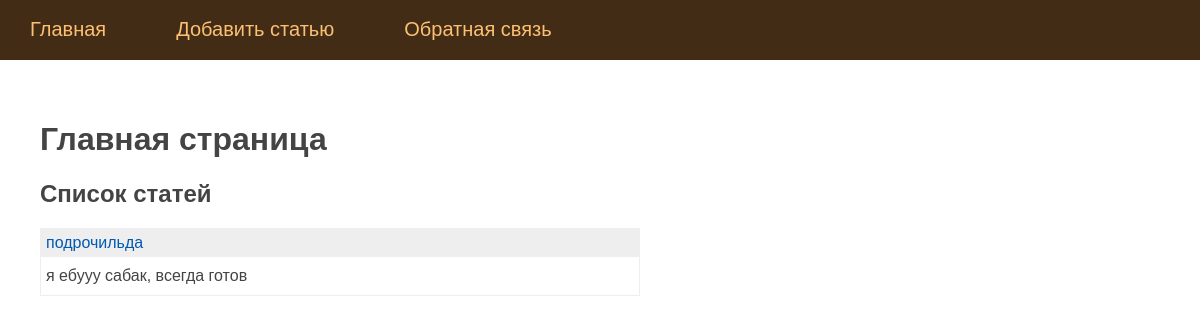
Before: / with the older database file.
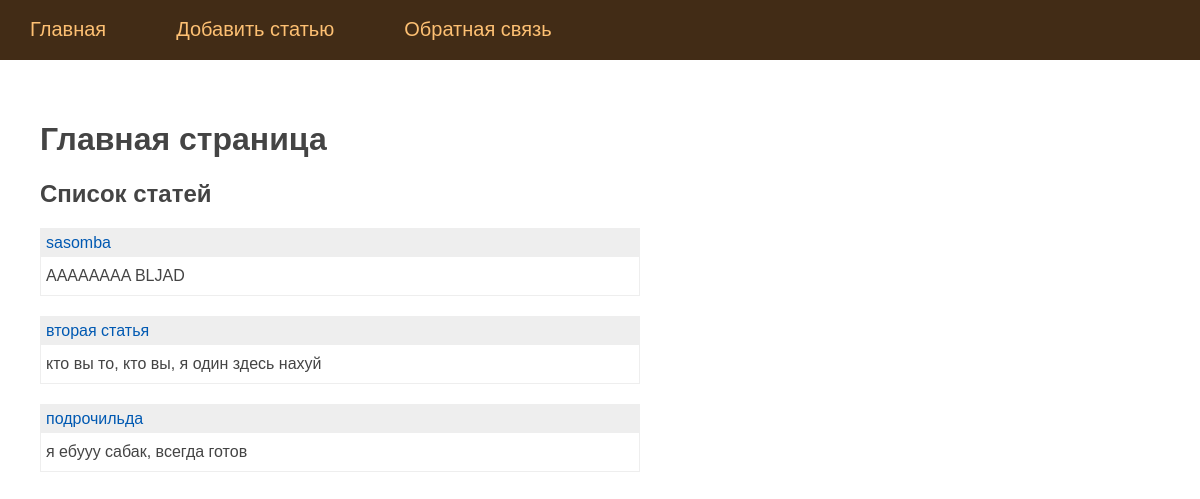
After: the same page with the newer database file.
### tables this page shows
CREATE TABLE posts (
    id integer PRIMARY KEY AUTOINCREMENT,
    title text NOT NULL,
    text text NOT NULL,
    time integer NOT NULL
);

### app.py (the view)
@app.route('/')
def index():
    db = get_db()
    dbase = FDataBase(db)
    posts = dbase.getPostAnonce()
    return render_template('index.html', title = 'Главная страница', menu = dbase.getMenu(), posts = dbase.getPostAnonce())

### app.py (called while the page is built)
def connect_db():
    conn = sqlite3.connect(app.config['DATABASE'])
    conn.row_factory = sqlite3.Row
    return conn

def get_db():
    if not hasattr(g, 'link_db'):
        g.link_db = connect_db()
    return g.link_db

    def getMenu(self):
        sql = '''SELECT * FROM mainmenu'''
        try:
            self.__cur.execute(sql)
            res = self.__cur.fetchall()
            print(res)
            if res:
                return res
        except:
            print('Ошибка чтения из БД')
        return []

    def getPostAnonce(self):
        try:
            self.__cur.execute(f'SELECT id, title, text FROM posts ORDER BY time DESC')
            res = self.__cur.fetchall()
            if res:
                return res
        except sqlite3.Error as e:
            print('Ошибка обращения к БД: ' + str(e))
        return[]

### templates/index.html
{% extends 'base.html' %} {% block content %} {{ super() }}
<p><h2>Список статей</h2></p>
<ul class="list-posts">
    {% for p in posts %}
    <li>
        <p class="title"><a href="{{ url_for('showPost', id_post=p.id)}}">{{p.title}}</a></p>
        <p class='annonce'>{{ p.text[:50]}}</p>
    </li>
    {%endfor%}
</ul>
{% endblock %}

### templates/base.html (shortened to what this page needs)
<!DOCTYPE html>
<html lang="en">
  <head>
    <link
      type="text/css"
      href="{{ url_for('static', filename='css/styles.css')}}"
      rel="stylesheet"
    />
  </head>
  <body>
    {% block content -%} {%- block mainmenu -%}
    <ul class="mainmenu">
      <li><a href="{{url_for('index')}}">Главная</a></li>
      <li><a href="{{url_for('addPost')}}">Добавить статью</a></li>
      <li><a href="{{url_for('contact')}}">Обратная связь</a></li>
    </ul>
    <div class="content">
      {% endblock mainmenu -%} {% block h1 -%} {% if title %}
      <h1>{{title}}</h1>
      {% else %}
      <h1>Про Flask</h1>
      {% endif %}{% endblock %} {% endblock %}
    </div>
  </body>
</html>

### static/css/styles.css (style rules this page uses)
html, body { font-family: 'Yandex Sans Text Regular', 'Arial'; margin: 0; padding: 0; height: 100%; width: 100%; }
ul.list-posts { list-style: none; margin: 0; padding: 0; max-width: 600px; }
ul.list-posts li { margin: 20px 0 0 0; border: 1px solid #eee; }
ul.list-posts .title { margin: 0; padding: 5px; background: #eee; }
ul.list-posts .annonce { margin: 0; padding: 10px 5px 10px 5px; }
body { background-size: cover; color: #444; }
a { color: #0059b2; text-decoration: none; }
ul.mainmenu { list-style: none; margin: 0; padding: 0; height: 60px; color: #fdc073; font-size: 20px; overflow: hidden; background: #422c16; }
ul.mainmenu li { float: left; margin: 18px 40px 0 30px; }
ul.mainmenu li a { color: #fdc073; text-decoration: none; }
.content { padding: 40px 20px 20px 40px; width: 100%; box-sizing: border-box; }

Changed rows visible on the page:
added posts: title "sasomba", text "AAAAAAAA BLJAD"
added posts: title "вторая статья", text "кто вы то, кто вы, я один здесь нахуй"
